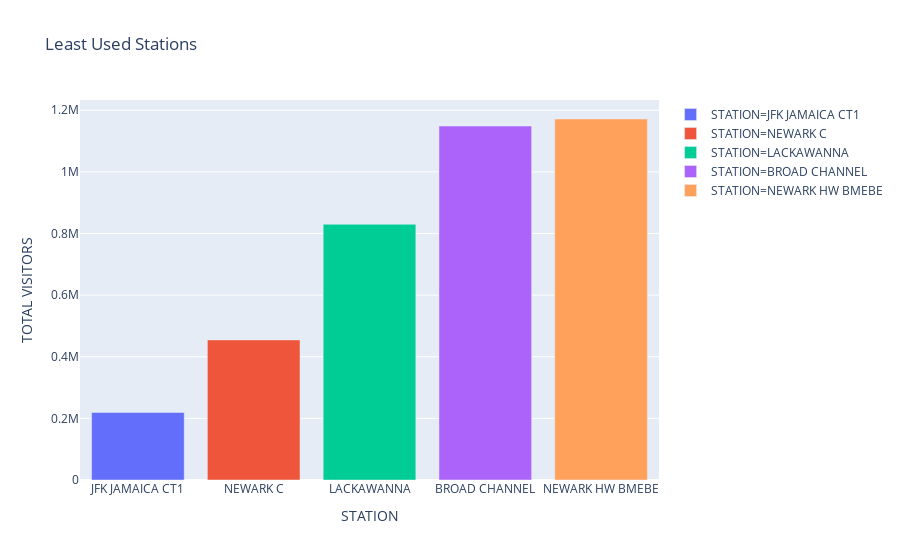

The notebook cell this image was saved under:
### Code cell
fig1

### Figure 1 — Plotly figure (JSON) as saved in the notebook; plotly's stock layout.template omitted (floating-point values rounded to 4 significant figures)
{"data": [{"alignmentgroup": "True", "hoverlabel": {"namelength": 0}, "hovertemplate": "<b>%{hovertext}</b><br><br>STATION=%{x}<br>TOTAL VISITORS=%{y}", "hovertext": [219292], "legendgroup": "STATION=JFK JAMAICA CT1", "marker": {"color": "#636efa"}, "name": "STATION=JFK JAMAICA CT1", "offsetgroup": "STATION=JFK JAMAICA CT1", "orientation": "v", "showlegend": true, "textposition": "auto", "type": "bar", "x": ["JFK JAMAICA CT1"], "xaxis": "x", "y": [219292], "yaxis": "y"}, {"alignmentgroup": "True", "hoverlabel": {"namelength": 0}, "hovertemplate": "<b>%{hovertext}</b><br><br>STATION=%{x}<br>TOTAL VISITORS=%{y}", "hovertext": [454624], "legendgroup": "STATION=NEWARK C", "marker": {"color": "#EF553B"}, "name": "STATION=NEWARK C", "offsetgroup": "STATION=NEWARK C", "orientation": "v", "showlegend": true, "textposition": "auto", "type": "bar", "x": ["NEWARK C"], "xaxis": "x", "y": [454624], "yaxis": "y"}, {"alignmentgroup": "True", "hoverlabel": {"namelength": 0}, "hovertemplate": "<b>%{hovertext}</b><br><br>STATION=%{x}<br>TOTAL VISITORS=%{y}", "hovertext": [829895], "legendgroup": "STATION=LACKAWANNA", "marker": {"color": "#00cc96"}, "name": "STATION=LACKAWANNA", "offsetgroup": "STATION=LACKAWANNA", "orientation": "v", "showlegend": true, "textposition": "auto", "type": "bar", "x": ["LACKAWANNA"], "xaxis": "x", "y": [829895], "yaxis": "y"}, {"alignmentgroup": "True", "hoverlabel": {"namelength": 0}, "hovertemplate": "<b>%{hovertext}</b><br><br>STATION=%{x}<br>TOTAL VISITORS=%{y}", "hovertext": [1148771], "legendgroup": "STATION=BROAD CHANNEL", "marker": {"color": "#ab63fa"}, "name": "STATION=BROAD CHANNEL", "offsetgroup": "STATION=BROAD CHANNEL", "orientation": "v", "showlegend": true, "textposition": "auto", "type": "bar", "x": ["BROAD CHANNEL"], "xaxis": "x", "y": [1148771], "yaxis": "y"}, {"alignmentgroup": "True", "hoverlabel": {"namelength": 0}, "hovertemplate": "<b>%{hovertext}</b><br><br>STATION=%{x}<br>TOTAL VISITORS=%{y}", "hovertext": [1171564], "legendgroup": "STATION=NEWARK HW BMEBE", "marker": {"color": "#FFA15A"}, "name": "STATION=NEWARK HW BMEBE", "offsetgroup": "STATION=NEWARK HW BMEBE", "orientation": "v", "showlegend": true, "textposition": "auto", "type": "bar", "x": ["NEWARK HW BMEBE"], "xaxis": "x", "y": [1171564], "yaxis": "y"}], "layout": {"barmode": "relative", "legend": {"tracegroupgap": 0}, "title": {"text": "Least Used Stations"}, "xaxis": {"anchor": "y", "categoryarray": ["JFK JAMAICA CT1", "NEWARK C", "LACKAWANNA", "BROAD CHANNEL", "NEWARK HW BMEBE"], "categoryorder": "array", "domain": [0, 1], "title": {"text": "STATION"}}, "yaxis": {"anchor": "x", "domain": [0, 1], "title": {"text": "TOTAL VISITORS"}}}}
